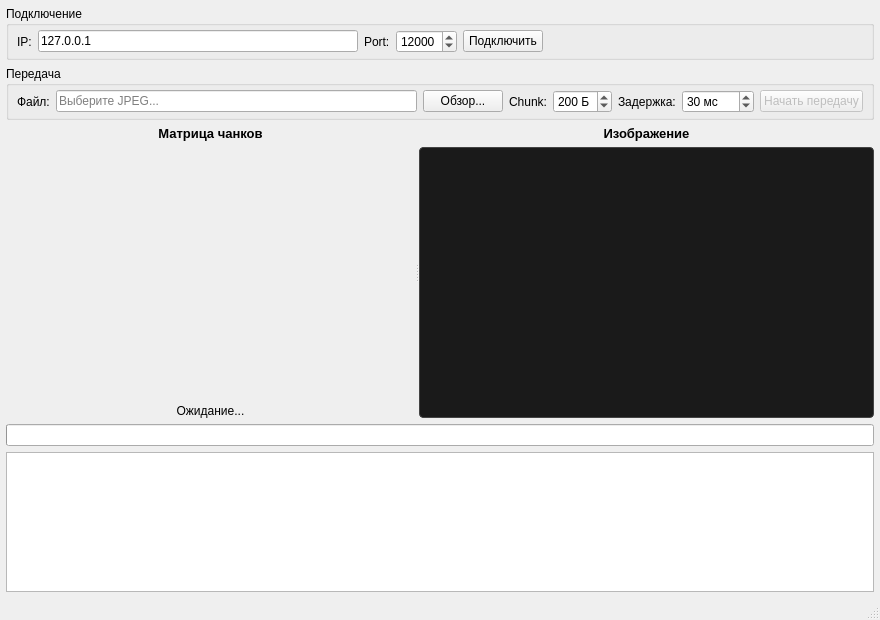
<?xml version="1.0" encoding="UTF-8"?>
<ui version="4.0">
 <class>TransmitterWindow</class>
 <widget class="QMainWindow" name="TransmitterWindow">
  <property name="windowTitle">
   <string>LORett StratoLink — Передатчик (симулятор)</string>
  </property>
  <property name="minimumSize">
   <size><width>880</width><height>620</height></size>
  </property>

  <widget class="QWidget" name="centralwidget">
   <layout class="QVBoxLayout" name="rootLayout">
    <property name="spacing"><number>6</number></property>
    <property name="leftMargin"><number>6</number></property>
    <property name="topMargin"><number>6</number></property>
    <property name="rightMargin"><number>6</number></property>
    <property name="bottomMargin"><number>6</number></property>

    <!-- ═══ Connection ═══ -->
    <item>
     <widget class="QGroupBox" name="groupConnection">
      <property name="title"><string>Подключение</string></property>
      <layout class="QHBoxLayout" name="connLayout">
       <property name="leftMargin"><number>8</number></property>
       <property name="topMargin"><number>4</number></property>
       <property name="rightMargin"><number>8</number></property>
       <property name="bottomMargin"><number>4</number></property>

       <item>
        <widget class="QLabel"><property name="text"><string>IP:</string></property></widget>
       </item>
       <item>
        <widget class="QLineEdit" name="edit_ip">
         <property name="text"><string>127.0.0.1</string></property>
         <property name="minimumSize"><size><width>110</width><height>0</height></size></property>
        </widget>
       </item>
       <item>
        <widget class="QLabel"><property name="text"><string>Port:</string></property></widget>
       </item>
       <item>
        <widget class="QSpinBox" name="sb_port">
         <property name="minimum"><number>1024</number></property>
         <property name="maximum"><number>65535</number></property>
         <property name="value"><number>12000</number></property>
        </widget>
       </item>
       <item>
        <widget class="QPushButton" name="btn_connect">
         <property name="text"><string>Подключить</string></property>
        </widget>
       </item>
       <item>
        <spacer><property name="orientation"><enum>Qt::Horizontal</enum></property>
         <property name="sizeHint" stdset="0"><size><width>20</width><height>20</height></size></property>
        </spacer>
       </item>
      </layout>
     </widget>
    </item>

    <!-- ═══ Transfer settings ═══ -->
    <item>
     <widget class="QGroupBox" name="groupTransfer">
      <property name="title"><string>Передача</string></property>
      <layout class="QHBoxLayout" name="txLayout">
       <property name="leftMargin"><number>8</number></property>
       <property name="topMargin"><number>4</number></property>
       <property name="rightMargin"><number>8</number></property>
       <property name="bottomMargin"><number>4</number></property>

       <item>
        <widget class="QLabel"><property name="text"><string>Файл:</string></property></widget>
       </item>
       <item>
        <widget class="QLineEdit" name="edit_file">
         <property name="readOnly"><bool>true</bool></property>
         <property name="placeholderText"><string>Выберите JPEG...</string></property>
        </widget>
       </item>
       <item>
        <widget class="QPushButton" name="btn_browse">
         <property name="text"><string>Обзор...</string></property>
        </widget>
       </item>
       <item>
        <widget class="QLabel"><property name="text"><string>Chunk:</string></property></widget>
       </item>
       <item>
        <widget class="QSpinBox" name="sb_chunk">
         <property name="minimum"><number>32</number></property>
         <property name="maximum"><number>224</number></property>
         <property name="value"><number>200</number></property>
         <property name="suffix"><string> Б</string></property>
        </widget>
       </item>
       <item>
        <widget class="QLabel"><property name="text"><string>Задержка:</string></property></widget>
       </item>
       <item>
        <widget class="QSpinBox" name="sb_delay">
         <property name="minimum"><number>0</number></property>
         <property name="maximum"><number>5000</number></property>
         <property name="value"><number>30</number></property>
         <property name="suffix"><string> мс</string></property>
        </widget>
       </item>
       <item>
        <widget class="QPushButton" name="btn_send">
         <property name="text"><string>Начать передачу</string></property>
         <property name="enabled"><bool>false</bool></property>
        </widget>
       </item>
      </layout>
     </widget>
    </item>

    <!-- ═══ Splitter ═══ -->
    <item>
     <widget class="QSplitter" name="splitter">
      <property name="orientation"><enum>Qt::Horizontal</enum></property>
      <property name="sizePolicy">
       <sizepolicy hsizetype="Expanding" vsizetype="Expanding">
        <horstretch>1</horstretch><verstretch>1</verstretch>
       </sizepolicy>
      </property>

      <widget class="QWidget" name="leftPanel">
       <layout class="QVBoxLayout" name="leftLayout">
        <property name="leftMargin"><number>0</number></property>
        <property name="topMargin"><number>0</number></property>
        <property name="rightMargin"><number>0</number></property>
        <property name="bottomMargin"><number>0</number></property>
        <item>
         <widget class="QLabel" name="lbl_matrix_title">
          <property name="text"><string>Матрица чанков</string></property>
          <property name="alignment"><set>Qt::AlignCenter</set></property>
          <property name="font"><font><family>Segoe UI</family><pointsize>10</pointsize><bold>true</bold></font></property>
         </widget>
        </item>
        <item>
         <widget class="ChunkMatrixWidget" name="matrix">
          <property name="sizePolicy">
           <sizepolicy hsizetype="Expanding" vsizetype="Expanding">
            <horstretch>1</horstretch><verstretch>1</verstretch>
           </sizepolicy>
          </property>
          <property name="minimumSize"><size><width>180</width><height>120</height></size></property>
         </widget>
        </item>
        <item>
         <widget class="QLabel" name="lbl_chunks">
          <property name="text"><string>Ожидание...</string></property>
          <property name="alignment"><set>Qt::AlignCenter</set></property>
         </widget>
        </item>
       </layout>
      </widget>

      <widget class="QWidget" name="rightPanel">
       <layout class="QVBoxLayout" name="rightLayout">
        <property name="leftMargin"><number>0</number></property>
        <property name="topMargin"><number>0</number></property>
        <property name="rightMargin"><number>0</number></property>
        <property name="bottomMargin"><number>0</number></property>
        <item>
         <widget class="QLabel">
          <property name="text"><string>Изображение</string></property>
          <property name="alignment"><set>Qt::AlignCenter</set></property>
          <property name="font"><font><family>Segoe UI</family><pointsize>10</pointsize><bold>true</bold></font></property>
         </widget>
        </item>
        <item>
         <widget class="QLabel" name="img_label">
          <property name="sizePolicy">
           <sizepolicy hsizetype="Expanding" vsizetype="Expanding">
            <horstretch>1</horstretch><verstretch>1</verstretch>
           </sizepolicy>
          </property>
          <property name="minimumSize"><size><width>200</width><height>200</height></size></property>
          <property name="alignment"><set>Qt::AlignCenter</set></property>
          <property name="styleSheet"><string notr="true">background:#1a1a1a; border:1px solid #444; border-radius:4px;</string></property>
         </widget>
        </item>
       </layout>
      </widget>
     </widget>
    </item>

    <!-- ═══ Progress ═══ -->
    <item>
     <widget class="QProgressBar" name="progress">
      <property name="textVisible"><bool>true</bool></property>
      <property name="format"><string>  %p%  —  %v / %m чанков</string></property>
     </widget>
    </item>

    <!-- ═══ Log ═══ -->
    <item>
     <widget class="QTextEdit" name="log">
      <property name="readOnly"><bool>true</bool></property>
      <property name="maximumSize"><size><width>16777215</width><height>140</height></size></property>
      <property name="font"><font><family>Consolas</family><pointsize>9</pointsize></font></property>
     </widget>
    </item>

   </layout>
  </widget>
  <widget class="QStatusBar" name="statusbar"/>
 </widget>

 <customwidgets>
  <customwidget>
   <class>ChunkMatrixWidget</class>
   <extends>QWidget</extends>
   <header>widgets</header>
  </customwidget>
 </customwidgets>
 <resources/>
 <connections/>
</ui>
